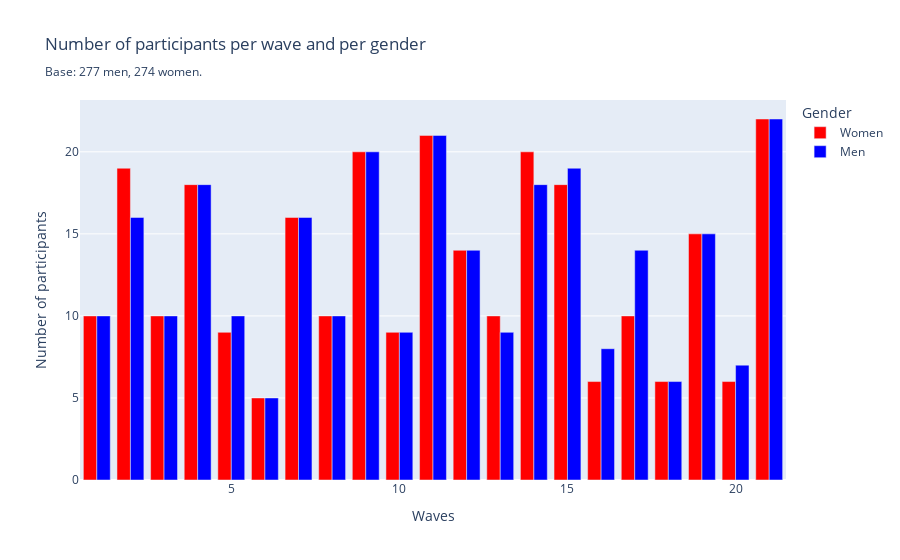

This figure's notebook cell:
### Code cell
# A balanced male-to-female ratio at almost each wave

gender_counts = df_unique.groupby(["wave", "gender"]).size().unstack(fill_value=0).reset_index()
gender_counts.columns = ['wave', 'Women', 'Men']

fig = px.bar(
    gender_counts,
    x="wave",
    y=["Women", "Men"],
    labels={"wave": "Wave", "value": "Number of participants", "variable": "Gender"},
    title="Number of participants per wave and per gender <br><sub>Base: 277 men, 274 women.",
    barmode='group',
    color_discrete_map={'Women': 'red', 'Men': 'blue'}
)

fig.update_layout(
    xaxis_title='Waves',
    yaxis_title='Number of participants',
    legend_title='Gender'
)

fig.show()

### Figure 1 — Plotly figure (JSON) as saved in the notebook; plotly's stock layout.template omitted (floating-point values rounded to 4 significant figures)
{"data": [{"alignmentgroup": "True", "hovertemplate": "Gender=Women<br>Wave=%{x}<br>Number of participants=%{y}<extra></extra>", "legendgroup": "Women", "marker": {"color": "red", "pattern": {"shape": ""}}, "name": "Women", "offsetgroup": "Women", "orientation": "v", "showlegend": true, "textposition": "auto", "type": "bar", "x": [1, 2, 3, 4, 5, 6, 7, 8, 9, 10, 11, 12, 13, 14, 15, 16, 17, 18, 19, 20, 21], "xaxis": "x", "y": [10, 19, 10, 18, 9, 5, 16, 10, 20, 9, 21, 14, 10, 20, 18, 6, 10, 6, 15, 6, 22], "yaxis": "y"}, {"alignmentgroup": "True", "hovertemplate": "Gender=Men<br>Wave=%{x}<br>Number of participants=%{y}<extra></extra>", "legendgroup": "Men", "marker": {"color": "blue", "pattern": {"shape": ""}}, "name": "Men", "offsetgroup": "Men", "orientation": "v", "showlegend": true, "textposition": "auto", "type": "bar", "x": [1, 2, 3, 4, 5, 6, 7, 8, 9, 10, 11, 12, 13, 14, 15, 16, 17, 18, 19, 20, 21], "xaxis": "x", "y": [10, 16, 10, 18, 10, 5, 16, 10, 20, 9, 21, 14, 9, 18, 19, 8, 14, 6, 15, 7, 22], "yaxis": "y"}], "layout": {"barmode": "group", "legend": {"title": {"text": "Gender"}, "tracegroupgap": 0}, "title": {"text": "Number of participants per wave and per gender <br><sub>Base: 277 men, 274 women."}, "xaxis": {"anchor": "y", "domain": [0, 1], "title": {"text": "Waves"}}, "yaxis": {"anchor": "x", "domain": [0, 1], "title": {"text": "Number of participants"}}}}
